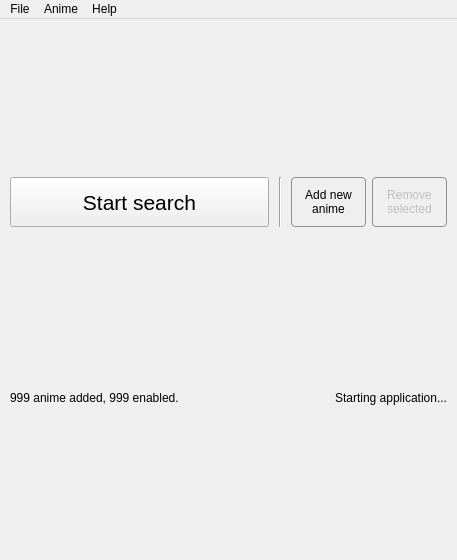
<?xml version="1.0" encoding="UTF-8"?>
<ui version="4.0">
 <class>MainWindow</class>
 <widget class="QMainWindow" name="MainWindow">
  <property name="geometry">
   <rect>
    <x>0</x>
    <y>0</y>
    <width>457</width>
    <height>560</height>
   </rect>
  </property>
  <property name="sizePolicy">
   <sizepolicy hsizetype="Minimum" vsizetype="Preferred">
    <horstretch>0</horstretch>
    <verstretch>0</verstretch>
   </sizepolicy>
  </property>
  <property name="windowTitle">
   <string>AnimeTorr</string>
  </property>
  <property name="windowIcon">
   <iconset resource="qt_resources.qrc">
    <normaloff>:/images/images/icon.png</normaloff>:/images/images/icon.png</iconset>
  </property>
  <widget class="QWidget" name="centralwidget">
   <property name="sizePolicy">
    <sizepolicy hsizetype="Minimum" vsizetype="Preferred">
     <horstretch>0</horstretch>
     <verstretch>0</verstretch>
    </sizepolicy>
   </property>
   <layout class="QVBoxLayout" name="verticalLayout_2">
    <property name="spacing">
     <number>0</number>
    </property>
    <property name="leftMargin">
     <number>10</number>
    </property>
    <property name="topMargin">
     <number>0</number>
    </property>
    <property name="rightMargin">
     <number>10</number>
    </property>
    <property name="bottomMargin">
     <number>0</number>
    </property>
    <item>
     <widget class="QWidget" name="buttonsBar" native="true">
      <property name="sizePolicy">
       <sizepolicy hsizetype="Maximum" vsizetype="Fixed">
        <horstretch>0</horstretch>
        <verstretch>0</verstretch>
       </sizepolicy>
      </property>
      <property name="minimumSize">
       <size>
        <width>0</width>
        <height>70</height>
       </size>
      </property>
      <property name="maximumSize">
       <size>
        <width>500</width>
        <height>70</height>
       </size>
      </property>
      <layout class="QHBoxLayout" name="horizontalLayout_3">
       <property name="spacing">
        <number>6</number>
       </property>
       <property name="leftMargin">
        <number>0</number>
       </property>
       <property name="topMargin">
        <number>10</number>
       </property>
       <property name="rightMargin">
        <number>0</number>
       </property>
       <property name="bottomMargin">
        <number>10</number>
       </property>
       <item>
        <widget class="QPushButton" name="button_start">
         <property name="sizePolicy">
          <sizepolicy hsizetype="Fixed" vsizetype="Fixed">
           <horstretch>2</horstretch>
           <verstretch>0</verstretch>
          </sizepolicy>
         </property>
         <property name="minimumSize">
          <size>
           <width>259</width>
           <height>50</height>
          </size>
         </property>
         <property name="maximumSize">
          <size>
           <width>259</width>
           <height>50</height>
          </size>
         </property>
         <property name="font">
          <font>
           <pointsize>16</pointsize>
          </font>
         </property>
         <property name="autoFillBackground">
          <bool>false</bool>
         </property>
         <property name="styleSheet">
          <string notr="true">QPushButton {
	border-image: url(:/images/images/start_button_border.png);
 }

 QPushButton:pressed {
	border-image: url(:/images/images/start_button_border_pressed.png);
 }</string>
         </property>
         <property name="text">
          <string>Start search</string>
         </property>
         <property name="icon">
          <iconset resource="qt_resources.qrc">
           <normaloff>:/images/images/start.png</normaloff>:/images/images/start.png</iconset>
         </property>
         <property name="iconSize">
          <size>
           <width>28</width>
           <height>28</height>
          </size>
         </property>
        </widget>
       </item>
       <item>
        <widget class="Line" name="line">
         <property name="minimumSize">
          <size>
           <width>10</width>
           <height>0</height>
          </size>
         </property>
         <property name="maximumSize">
          <size>
           <width>10</width>
           <height>16777215</height>
          </size>
         </property>
         <property name="orientation">
          <enum>Qt::Vertical</enum>
         </property>
        </widget>
       </item>
       <item>
        <widget class="QPushButton" name="button_add">
         <property name="sizePolicy">
          <sizepolicy hsizetype="Maximum" vsizetype="Fixed">
           <horstretch>0</horstretch>
           <verstretch>0</verstretch>
          </sizepolicy>
         </property>
         <property name="minimumSize">
          <size>
           <width>0</width>
           <height>50</height>
          </size>
         </property>
         <property name="maximumSize">
          <size>
           <width>120</width>
           <height>50</height>
          </size>
         </property>
         <property name="styleSheet">
          <string notr="true">QPushButton {
     border: 1px solid #8f8f91;
     border-radius: 4px;
     background-color: qlineargradient(x1: 0, y1: 0, x2: 0, y2: 1,
                                       stop: 0 #f6f7fa, stop: 1 #dadbde);
	 padding-left: 6px;
	 padding-right: 6px;
 }

 QPushButton:pressed {
     background-color: qlineargradient(x1: 0, y1: 0, x2: 0, y2: 1,
                                       stop: 0 #dadbde, stop: 1 #f6f7fa);
 }

 QPushButton:flat {
     border: none;
 }</string>
         </property>
         <property name="text">
          <string>Add new
anime</string>
         </property>
         <property name="icon">
          <iconset resource="qt_resources.qrc">
           <normaloff>:/images/images/add.png</normaloff>:/images/images/add.png</iconset>
         </property>
        </widget>
       </item>
       <item>
        <widget class="QPushButton" name="button_remove">
         <property name="enabled">
          <bool>false</bool>
         </property>
         <property name="sizePolicy">
          <sizepolicy hsizetype="Maximum" vsizetype="Fixed">
           <horstretch>0</horstretch>
           <verstretch>0</verstretch>
          </sizepolicy>
         </property>
         <property name="minimumSize">
          <size>
           <width>0</width>
           <height>50</height>
          </size>
         </property>
         <property name="maximumSize">
          <size>
           <width>120</width>
           <height>50</height>
          </size>
         </property>
         <property name="styleSheet">
          <string notr="true">QPushButton {
     border: 1px solid #8f8f91;
     border-radius: 4px;
     background-color: qlineargradient(x1: 0, y1: 0, x2: 0, y2: 1,
                                       stop: 0 #f6f7fa, stop: 1 #dadbde);
	 padding-left: 6px;
	 padding-right: 6px;
 }

 QPushButton:pressed {
     background-color: qlineargradient(x1: 0, y1: 0, x2: 0, y2: 1,
                                       stop: 0 #dadbde, stop: 1 #f6f7fa);
 }

 QPushButton:flat {
     border: none;
 }</string>
         </property>
         <property name="text">
          <string>Remove
selected</string>
         </property>
         <property name="icon">
          <iconset resource="qt_resources.qrc">
           <normaloff>:/images/images/remove.png</normaloff>:/images/images/remove.png</iconset>
         </property>
        </widget>
       </item>
      </layout>
     </widget>
    </item>
    <item>
     <layout class="QVBoxLayout" name="layout_table_area">
      <property name="spacing">
       <number>0</number>
      </property>
      <property name="sizeConstraint">
       <enum>QLayout::SetMinimumSize</enum>
      </property>
      <property name="topMargin">
       <number>0</number>
      </property>
     </layout>
    </item>
    <item>
     <layout class="QHBoxLayout" name="horizontalLayout">
      <property name="spacing">
       <number>0</number>
      </property>
      <property name="sizeConstraint">
       <enum>QLayout::SetMinimumSize</enum>
      </property>
      <item alignment="Qt::AlignLeft">
       <widget class="QLabel" name="text_anime_status">
        <property name="sizePolicy">
         <sizepolicy hsizetype="Preferred" vsizetype="Fixed">
          <horstretch>0</horstretch>
          <verstretch>0</verstretch>
         </sizepolicy>
        </property>
        <property name="minimumSize">
         <size>
          <width>0</width>
          <height>25</height>
         </size>
        </property>
        <property name="maximumSize">
         <size>
          <width>16777215</width>
          <height>25</height>
         </size>
        </property>
        <property name="text">
         <string>999 anime added, 999 enabled.</string>
        </property>
       </widget>
      </item>
      <item alignment="Qt::AlignRight">
       <widget class="QLabel" name="text_downloader_status">
        <property name="sizePolicy">
         <sizepolicy hsizetype="Preferred" vsizetype="Fixed">
          <horstretch>0</horstretch>
          <verstretch>0</verstretch>
         </sizepolicy>
        </property>
        <property name="minimumSize">
         <size>
          <width>0</width>
          <height>25</height>
         </size>
        </property>
        <property name="maximumSize">
         <size>
          <width>16777215</width>
          <height>25</height>
         </size>
        </property>
        <property name="text">
         <string>Starting application...</string>
        </property>
        <property name="alignment">
         <set>Qt::AlignRight|Qt::AlignTrailing|Qt::AlignVCenter</set>
        </property>
       </widget>
      </item>
     </layout>
    </item>
   </layout>
  </widget>
  <widget class="QMenuBar" name="menubar">
   <property name="geometry">
    <rect>
     <x>0</x>
     <y>0</y>
     <width>457</width>
     <height>21</height>
    </rect>
   </property>
   <property name="mouseTracking">
    <bool>true</bool>
   </property>
   <widget class="QMenu" name="menu_file">
    <property name="mouseTracking">
     <bool>true</bool>
    </property>
    <property name="title">
     <string>File</string>
    </property>
    <addaction name="action_options"/>
    <addaction name="separator"/>
    <addaction name="action_close"/>
   </widget>
   <widget class="QMenu" name="menu_downloader">
    <property name="mouseTracking">
     <bool>true</bool>
    </property>
    <property name="title">
     <string>Anime</string>
    </property>
    <addaction name="action_start_downloader"/>
    <addaction name="separator"/>
    <addaction name="action_add"/>
    <addaction name="action_remove"/>
   </widget>
   <widget class="QMenu" name="menu_help">
    <property name="mouseTracking">
     <bool>true</bool>
    </property>
    <property name="title">
     <string>Help</string>
    </property>
    <addaction name="action_show_log"/>
    <addaction name="action_about"/>
   </widget>
   <addaction name="menu_file"/>
   <addaction name="menu_downloader"/>
   <addaction name="menu_help"/>
  </widget>
  <action name="action_options">
   <property name="text">
    <string>Options</string>
   </property>
  </action>
  <action name="action_close">
   <property name="text">
    <string>Close</string>
   </property>
  </action>
  <action name="action_start_downloader">
   <property name="icon">
    <iconset resource="qt_resources.qrc">
     <normaloff>:/images/images/start.png</normaloff>:/images/images/start.png</iconset>
   </property>
   <property name="text">
    <string>Start searching</string>
   </property>
  </action>
  <action name="action_add">
   <property name="icon">
    <iconset resource="qt_resources.qrc">
     <normaloff>:/images/images/add.png</normaloff>:/images/images/add.png</iconset>
   </property>
   <property name="text">
    <string>Add new Anime</string>
   </property>
  </action>
  <action name="action_remove">
   <property name="enabled">
    <bool>false</bool>
   </property>
   <property name="icon">
    <iconset resource="qt_resources.qrc">
     <normaloff>:/images/images/remove.png</normaloff>:/images/images/remove.png</iconset>
   </property>
   <property name="text">
    <string>Remove selected</string>
   </property>
  </action>
  <action name="action_show_log">
   <property name="text">
    <string>Show Log</string>
   </property>
  </action>
  <action name="action_about">
   <property name="text">
    <string>About</string>
   </property>
  </action>
 </widget>
 <resources>
  <include location="qt_resources.qrc"/>
 </resources>
 <connections/>
</ui>
